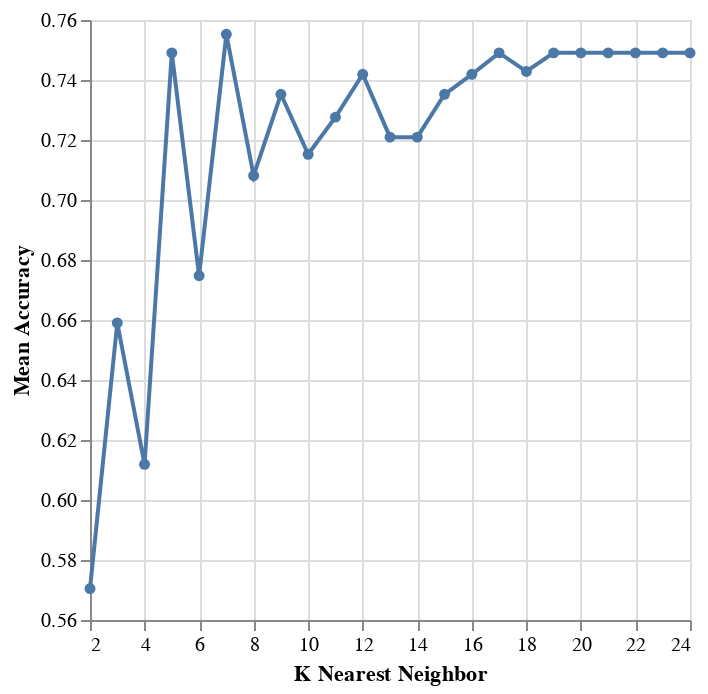

The code cell stored with this chart in its notebook:
### Code cell
accuracy_versus_k_grid = alt.Chart(accuracies_grid).mark_line(point = True).encode(
    x=alt.X('param_kneighborsclassifier__n_neighbors')
        .title('K Nearest Neighbor')
        .scale(zero=False),
    y=alt.Y('mean_test_score')
        .title('Mean Accuracy')
        .scale(zero=False)
)
accuracy_versus_k_grid

### Figure 1 — Vega specification as saved in the notebook (floating-point values rounded to 4 significant figures)
{"$schema": "https://vega.github.io/schema/vega/v5.json", "data": [{"name": "source_0", "values": [{"mean_test_score": 0.5705, "param_kneighborsclassifier__n_neighbors": 2}, {"mean_test_score": 0.659, "param_kneighborsclassifier__n_neighbors": 3}, {"mean_test_score": 0.6119, "param_kneighborsclassifier__n_neighbors": 4}, {"mean_test_score": 0.749, "param_kneighborsclassifier__n_neighbors": 5}, {"mean_test_score": 0.6748, "param_kneighborsclassifier__n_neighbors": 6}, {"mean_test_score": 0.7552, "param_kneighborsclassifier__n_neighbors": 7}, {"mean_test_score": 0.7081, "param_kneighborsclassifier__n_neighbors": 8}, {"mean_test_score": 0.7352, "param_kneighborsclassifier__n_neighbors": 9}, {"mean_test_score": 0.7152, "param_kneighborsclassifier__n_neighbors": 10}, {"mean_test_score": 0.7276, "param_kneighborsclassifier__n_neighbors": 11}, {"mean_test_score": 0.7419, "param_kneighborsclassifier__n_neighbors": 12}, {"mean_test_score": 0.721, "param_kneighborsclassifier__n_neighbors": 13}, {"mean_test_score": 0.721, "param_kneighborsclassifier__n_neighbors": 14}, {"mean_test_score": 0.7352, "param_kneighborsclassifier__n_neighbors": 15}, {"mean_test_score": 0.7419, "param_kneighborsclassifier__n_neighbors": 16}, {"mean_test_score": 0.749, "param_kneighborsclassifier__n_neighbors": 17}, {"mean_test_score": 0.7429, "param_kneighborsclassifier__n_neighbors": 18}, {"mean_test_score": 0.749, "param_kneighborsclassifier__n_neighbors": 19}, {"mean_test_score": 0.749, "param_kneighborsclassifier__n_neighbors": 20}, {"mean_test_score": 0.749, "param_kneighborsclassifier__n_neighbors": 21}, {"mean_test_score": 0.749, "param_kneighborsclassifier__n_neighbors": 22}, {"mean_test_score": 0.749, "param_kneighborsclassifier__n_neighbors": 23}, {"mean_test_score": 0.749, "param_kneighborsclassifier__n_neighbors": 24}]}, {"name": "data_0", "values": [{"mean_test_score": 0.5705, "param_kneighborsclassifier__n_neighbors": 2}, {"mean_test_score": 0.659, "param_kneighborsclassifier__n_neighbors": 3}, {"mean_test_score": 0.6119, "param_kneighborsclassifier__n_neighbors": 4}, {"mean_test_score": 0.749, "param_kneighborsclassifier__n_neighbors": 5}, {"mean_test_score": 0.6748, "param_kneighborsclassifier__n_neighbors": 6}, {"mean_test_score": 0.7552, "param_kneighborsclassifier__n_neighbors": 7}, {"mean_test_score": 0.7081, "param_kneighborsclassifier__n_neighbors": 8}, {"mean_test_score": 0.7352, "param_kneighborsclassifier__n_neighbors": 9}, {"mean_test_score": 0.7152, "param_kneighborsclassifier__n_neighbors": 10}, {"mean_test_score": 0.7276, "param_kneighborsclassifier__n_neighbors": 11}, {"mean_test_score": 0.7419, "param_kneighborsclassifier__n_neighbors": 12}, {"mean_test_score": 0.721, "param_kneighborsclassifier__n_neighbors": 13}, {"mean_test_score": 0.721, "param_kneighborsclassifier__n_neighbors": 14}, {"mean_test_score": 0.7352, "param_kneighborsclassifier__n_neighbors": 15}, {"mean_test_score": 0.7419, "param_kneighborsclassifier__n_neighbors": 16}, {"mean_test_score": 0.749, "param_kneighborsclassifier__n_neighbors": 17}, {"mean_test_score": 0.7429, "param_kneighborsclassifier__n_neighbors": 18}, {"mean_test_score": 0.749, "param_kneighborsclassifier__n_neighbors": 19}, {"mean_test_score": 0.749, "param_kneighborsclassifier__n_neighbors": 20}, {"mean_test_score": 0.749, "param_kneighborsclassifier__n_neighbors": 21}, {"mean_test_score": 0.749, "param_kneighborsclassifier__n_neighbors": 22}, {"mean_test_score": 0.749, "param_kneighborsclassifier__n_neighbors": 23}, {"mean_test_score": 0.749, "param_kneighborsclassifier__n_neighbors": 24}]}], "marks": [{"type": "line", "name": "layer_0_marks", "from": {"data": "source_0"}, "sort": {"field": "x"}, "encode": {"update": {"stroke": {"value": "#4c78a8"}, "x": {"field": "param_kneighborsclassifier__n_neighbors", "scale": "x"}, "y": {"field": "mean_test_score", "scale": "y"}, "defined": {"signal": "isValid(datum[\"param_kneighborsclassifier__n_neighbors\"]) && isFinite(+datum[\"param_kneighborsclassifier__n_neighbors\"]) && isValid(datum[\"mean_test_score\"]) && isFinite(+datum[\"mean_test_score\"])"}}}, "style": ["line"]}, {"type": "symbol", "name": "layer_1_marks", "from": {"data": "data_0"}, "encode": {"update": {"opacity": {"value": 1}, "fill": {"value": "#4c78a8"}, "x": {"field": "param_kneighborsclassifier__n_neighbors", "scale": "x"}, "y": {"field": "mean_test_score", "scale": "y"}}}, "style": ["point"]}], "scales": [{"name": "x", "type": "linear", "domain": {"fields": [{"data": "source_0", "field": "param_kneighborsclassifier__n_neighbors"}, {"data": "data_0", "field": "param_kneighborsclassifier__n_neighbors"}]}, "range": [0, {"signal": "width"}], "zero": false, "nice": true}, {"name": "y", "type": "linear", "domain": {"fields": [{"data": "source_0", "field": "mean_test_score"}, {"data": "data_0", "field": "mean_test_score"}]}, "range": [{"signal": "height"}, 0], "nice": true, "zero": false}], "axes": [{"scale": "x", "grid": true, "zindex": 0, "maxExtent": 0, "minExtent": 0, "ticks": false, "orient": "bottom", "tickCount": {"signal": "ceil(width/40)"}, "aria": false, "gridScale": "y", "domain": false, "labels": false}, {"scale": "y", "maxExtent": 0, "zindex": 0, "tickCount": {"signal": "ceil(height/40)"}, "minExtent": 0, "domain": false, "aria": false, "grid": true, "ticks": false, "labels": false, "gridScale": "x", "orient": "left"}, {"scale": "x", "title": "K Nearest Neighbor", "tickCount": {"signal": "ceil(width/40)"}, "labelFlush": true, "zindex": 0, "grid": false, "orient": "bottom", "labelOverlap": true}, {"scale": "y", "orient": "left", "title": "Mean Accuracy", "tickCount": {"signal": "ceil(height/40)"}, "labelOverlap": true, "zindex": 0, "grid": false}], "width": 300, "padding": 5, "height": 300, "style": "cell", "background": "white"}
